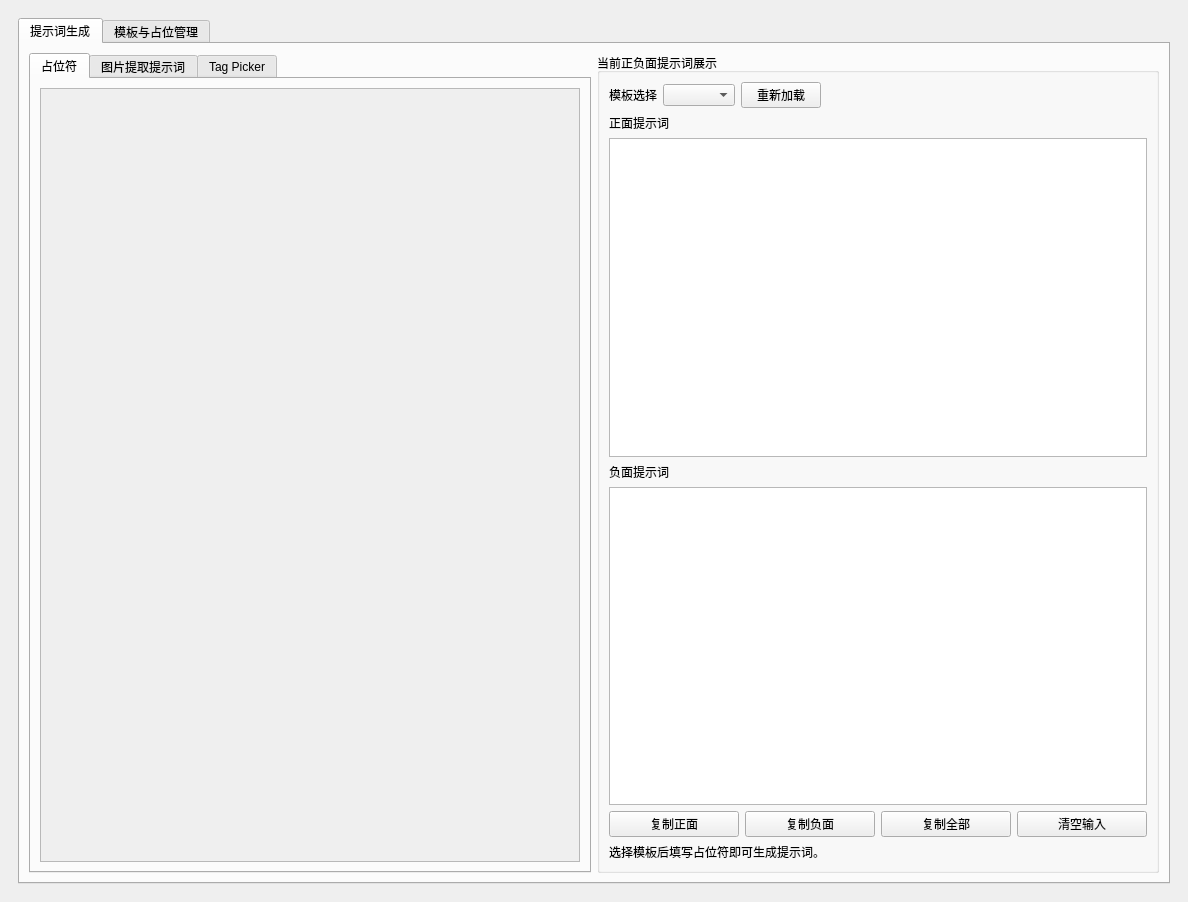
<?xml version="1.0" encoding="UTF-8"?>
<ui version="4.0">
 <class>PromptTemplateLibraryWidget</class>
 <widget class="QWidget" name="PromptTemplateLibraryWidget">
  <property name="geometry">
   <rect>
    <x>0</x>
    <y>0</y>
    <width>1188</width>
    <height>902</height>
   </rect>
  </property>
  <layout class="QVBoxLayout" name="verticalLayoutRoot">
   <property name="spacing">
    <number>6</number>
   </property>
   <property name="leftMargin">
    <number>18</number>
   </property>
   <property name="topMargin">
    <number>18</number>
   </property>
   <property name="rightMargin">
    <number>18</number>
   </property>
   <property name="bottomMargin">
    <number>18</number>
   </property>
   <item>
    <widget class="QTabWidget" name="tabTemplateLibrary">
     <property name="currentIndex">
      <number>0</number>
     </property>
     <widget class="QWidget" name="tabGenerate">
      <attribute name="title">
       <string>提示词生成</string>
      </attribute>
      <layout class="QHBoxLayout" name="horizontalLayout">
       <item>
        <widget class="QSplitter" name="splitterGenerate">
         <property name="orientation">
          <enum>Qt::Orientation::Horizontal</enum>
         </property>
         <widget class="QTabWidget" name="tabGenerateTools">
          <property name="currentIndex">
           <number>0</number>
          </property>
          <widget class="QWidget" name="tabGeneratePlaceholders">
           <attribute name="title">
            <string>占位符</string>
           </attribute>
           <layout class="QVBoxLayout" name="verticalLayoutGeneratePlaceholders">
            <item>
             <widget class="QScrollArea" name="scrollPlaceholderInputs">
              <property name="widgetResizable">
               <bool>true</bool>
              </property>
              <widget class="QWidget" name="placeholderInputContainer">
               <property name="geometry">
                <rect>
                 <x>0</x>
                 <y>0</y>
                 <width>532</width>
                 <height>748</height>
                </rect>
               </property>
               <layout class="QVBoxLayout" name="layoutPlaceholderInputs">
                <item>
                 <spacer name="spacerPlaceholderInputs">
                  <property name="orientation">
                   <enum>Qt::Orientation::Vertical</enum>
                  </property>
                  <property name="sizeHint" stdset="0">
                   <size>
                    <width>20</width>
                    <height>40</height>
                   </size>
                  </property>
                 </spacer>
                </item>
               </layout>
              </widget>
             </widget>
            </item>
           </layout>
          </widget>
          <widget class="QWidget" name="tabGenerateImagePrompt">
           <attribute name="title">
            <string>图片提取提示词</string>
           </attribute>
           <layout class="QVBoxLayout" name="verticalLayoutGenerateImagePrompt">
            <item>
             <layout class="QHBoxLayout" name="layoutGenerateImageTop">
              <item>
               <widget class="QLineEdit" name="editGenerateImagePath">
                <property name="placeholderText">
                 <string>选择图片以读取元数据并提取 Tag</string>
                </property>
               </widget>
              </item>
              <item>
               <widget class="QPushButton" name="btnChooseGenerateImage">
                <property name="text">
                 <string>选择图片</string>
                </property>
               </widget>
              </item>
              <item>
               <widget class="QPushButton" name="btnParseGenerateImage">
                <property name="text">
                 <string>解析</string>
                </property>
               </widget>
              </item>
             </layout>
            </item>
            <item>
             <layout class="QHBoxLayout" name="layoutGenerateImageControls">
              <item>
               <widget class="QCheckBox" name="chkGenerateImageTranslation">
                <property name="text">
                 <string>显示翻译</string>
                </property>
               </widget>
              </item>
              <item>
               <widget class="QPushButton" name="btnSelectAllGenerateImageTags">
                <property name="text">
                 <string>选择全部</string>
                </property>
               </widget>
              </item>
              <item>
               <widget class="QPushButton" name="btnClearGenerateImageTags">
                <property name="text">
                 <string>取消选择</string>
                </property>
               </widget>
              </item>
              <item>
               <widget class="QPushButton" name="btnAddGenerateImagePositive">
                <property name="text">
                 <string>添加到正面</string>
                </property>
               </widget>
              </item>
              <item>
               <widget class="QPushButton" name="btnAddGenerateImageNegative">
                <property name="text">
                 <string>添加到负面</string>
                </property>
               </widget>
              </item>
             </layout>
            </item>
            <item>
             <widget class="QSplitter" name="splitterGenerateImageTags">
              <property name="orientation">
               <enum>Qt::Orientation::Vertical</enum>
              </property>
              <widget class="QGroupBox" name="groupGenerateImagePositive">
               <property name="title">
                <string>正面 Tag</string>
               </property>
               <layout class="QVBoxLayout" name="verticalLayoutGenerateImagePositive">
                <item>
                 <widget class="QScrollArea" name="scrollGenerateImagePositiveTags">
                  <property name="widgetResizable">
                   <bool>true</bool>
                  </property>
                  <widget class="QWidget" name="generateImagePositiveTagsContainer">
                   <property name="geometry">
                    <rect>
                     <x>0</x>
                     <y>0</y>
                     <width>504</width>
                     <height>271</height>
                    </rect>
                   </property>
                   <layout class="QVBoxLayout" name="layoutGenerateImagePositiveTags"/>
                  </widget>
                 </widget>
                </item>
               </layout>
              </widget>
              <widget class="QGroupBox" name="groupGenerateImageNegative">
               <property name="title">
                <string>负面 Tag</string>
               </property>
               <layout class="QVBoxLayout" name="verticalLayoutGenerateImageNegative">
                <item>
                 <widget class="QScrollArea" name="scrollGenerateImageNegativeTags">
                  <property name="widgetResizable">
                   <bool>true</bool>
                  </property>
                  <widget class="QWidget" name="generateImageNegativeTagsContainer">
                   <property name="geometry">
                    <rect>
                     <x>0</x>
                     <y>0</y>
                     <width>504</width>
                     <height>270</height>
                    </rect>
                   </property>
                   <layout class="QVBoxLayout" name="layoutGenerateImageNegativeTags"/>
                  </widget>
                 </widget>
                </item>
               </layout>
              </widget>
             </widget>
            </item>
            <item>
             <widget class="QLabel" name="lblGenerateImageStatus">
              <property name="text">
               <string>选择图片后解析，选中 Tag 并添加到当前提示词。</string>
              </property>
             </widget>
            </item>
           </layout>
          </widget>
          <widget class="QWidget" name="tabGenerateTagPicker">
           <attribute name="title">
            <string>Tag Picker</string>
           </attribute>
           <layout class="QVBoxLayout" name="verticalLayoutTagPicker">
            <item>
             <layout class="QHBoxLayout" name="layoutTagPickerTop">
              <item>
               <widget class="QLineEdit" name="editTagSearch">
                <property name="placeholderText">
                 <string>搜索 Tag 或翻译，空格和下划线等价</string>
                </property>
               </widget>
              </item>
              <item>
               <widget class="QComboBox" name="comboTagScope">
                <item>
                 <property name="text">
                  <string>正面 Tag</string>
                 </property>
                </item>
                <item>
                 <property name="text">
                  <string>负面 Tag</string>
                 </property>
                </item>
                <item>
                 <property name="text">
                  <string>正面 + 负面</string>
                 </property>
                </item>
               </widget>
              </item>
              <item>
               <widget class="QPushButton" name="btnRefreshTags">
                <property name="text">
                 <string>↻</string>
                </property>
               </widget>
              </item>
              <item>
               <widget class="QPushButton" name="btnInsertTagsPositive">
                <property name="text">
                 <string>插入正面</string>
                </property>
               </widget>
              </item>
              <item>
               <widget class="QPushButton" name="btnInsertTagsNegative">
                <property name="text">
                 <string>插入负面</string>
                </property>
               </widget>
              </item>
             </layout>
            </item>
            <item>
             <widget class="QTableWidget" name="tableTagPicker">
              <property name="selectionMode">
               <enum>QAbstractItemView::SelectionMode::ExtendedSelection</enum>
              </property>
              <property name="selectionBehavior">
               <enum>QAbstractItemView::SelectionBehavior::SelectRows</enum>
              </property>
             </widget>
            </item>
            <item>
             <widget class="QLabel" name="lblTagPickerStatus">
              <property name="text">
               <string>切换到此页面后会读取用户图库缓存。</string>
              </property>
             </widget>
            </item>
           </layout>
          </widget>
         </widget>
        </widget>
       </item>
       <item>
        <widget class="QGroupBox" name="groupCurrentPrompts">
         <property name="title">
          <string>当前正负面提示词展示</string>
         </property>
         <layout class="QVBoxLayout" name="verticalLayoutCurrentPrompts">
          <item>
           <layout class="QHBoxLayout" name="layoutGenerateTop">
            <item>
             <widget class="QLabel" name="lblGenerateTemplate">
              <property name="text">
               <string>模板选择</string>
              </property>
             </widget>
            </item>
            <item>
             <widget class="QComboBox" name="comboGenerateTemplate"/>
            </item>
            <item>
             <widget class="QPushButton" name="btnReloadLibrary">
              <property name="text">
               <string>重新加载</string>
              </property>
             </widget>
            </item>
            <item>
             <spacer name="horizontalSpacer">
              <property name="orientation">
               <enum>Qt::Orientation::Horizontal</enum>
              </property>
              <property name="sizeHint" stdset="0">
               <size>
                <width>40</width>
                <height>20</height>
               </size>
              </property>
             </spacer>
            </item>
           </layout>
          </item>
          <item>
           <widget class="QLabel" name="lblGeneratedPositive">
            <property name="text">
             <string>正面提示词</string>
            </property>
           </widget>
          </item>
          <item>
           <widget class="QPlainTextEdit" name="textGeneratedPositive"/>
          </item>
          <item>
           <widget class="QLabel" name="lblGeneratedNegative">
            <property name="text">
             <string>负面提示词</string>
            </property>
           </widget>
          </item>
          <item>
           <widget class="QPlainTextEdit" name="textGeneratedNegative"/>
          </item>
          <item>
           <layout class="QHBoxLayout" name="layoutGenerateButtons">
            <item>
             <widget class="QPushButton" name="btnCopyPositive">
              <property name="text">
               <string>复制正面</string>
              </property>
             </widget>
            </item>
            <item>
             <widget class="QPushButton" name="btnCopyNegative">
              <property name="text">
               <string>复制负面</string>
              </property>
             </widget>
            </item>
            <item>
             <widget class="QPushButton" name="btnCopyAll">
              <property name="text">
               <string>复制全部</string>
              </property>
             </widget>
            </item>
            <item>
             <widget class="QPushButton" name="btnClearGenerate">
              <property name="text">
               <string>清空输入</string>
              </property>
             </widget>
            </item>
           </layout>
          </item>
          <item>
           <widget class="QLabel" name="lblGenerateStatus">
            <property name="text">
             <string>选择模板后填写占位符即可生成提示词。</string>
            </property>
           </widget>
          </item>
         </layout>
        </widget>
       </item>
      </layout>
     </widget>
     <widget class="QWidget" name="tabTemplates">
      <attribute name="title">
       <string>模板与占位管理</string>
      </attribute>
      <layout class="QHBoxLayout" name="horizontalLayoutTemplates">
       <item>
        <widget class="QSplitter" name="splitterTemplateManage">
         <property name="orientation">
          <enum>Qt::Orientation::Horizontal</enum>
         </property>
         <widget class="QWidget" name="templateListPanel">
          <layout class="QVBoxLayout" name="layoutTemplateList">
           <item>
            <widget class="QListWidget" name="listTemplates"/>
           </item>
           <item>
            <layout class="QHBoxLayout" name="layoutTemplateButtons">
             <item>
              <widget class="QPushButton" name="btnNewTemplate">
               <property name="text">
                <string>新增</string>
               </property>
              </widget>
             </item>
             <item>
              <widget class="QPushButton" name="btnDuplicateTemplate">
               <property name="text">
                <string>复制</string>
               </property>
              </widget>
             </item>
             <item>
              <widget class="QPushButton" name="btnDeleteTemplate">
               <property name="text">
                <string>删除</string>
               </property>
              </widget>
             </item>
            </layout>
           </item>
          </layout>
         </widget>
         <widget class="QGroupBox" name="groupTemplateEditor">
          <property name="title">
           <string>模板编辑</string>
          </property>
          <layout class="QVBoxLayout" name="layoutTemplateEditor">
           <item>
            <layout class="QGridLayout" name="gridLayout_2">
             <item row="1" column="1">
              <widget class="QLineEdit" name="editTemplateCategory">
               <property name="placeholderText">
                <string>分类，例如 Character / Outfit / Quality</string>
               </property>
              </widget>
             </item>
             <item row="0" column="1">
              <widget class="QLineEdit" name="editTemplateName">
               <property name="placeholderText">
                <string>模板名称</string>
               </property>
              </widget>
             </item>
             <item row="0" column="0">
              <widget class="QLabel" name="label_6">
               <property name="text">
                <string>名称</string>
               </property>
              </widget>
             </item>
             <item row="1" column="0">
              <widget class="QLabel" name="label_7">
               <property name="text">
                <string>分类</string>
               </property>
              </widget>
             </item>
            </layout>
           </item>
           <item>
            <widget class="QLabel" name="label_8">
             <property name="text">
              <string>正面提示词</string>
             </property>
            </widget>
           </item>
           <item>
            <widget class="QPlainTextEdit" name="textTemplatePositive">
             <property name="placeholderText">
              <string>正面模板，例如 masterpiece, {character}, {outfit}</string>
             </property>
            </widget>
           </item>
           <item>
            <widget class="QLabel" name="label_9">
             <property name="text">
              <string>负面提示词</string>
             </property>
            </widget>
           </item>
           <item>
            <widget class="QPlainTextEdit" name="textTemplateNegative">
             <property name="placeholderText">
              <string>负面模板，例如 low quality, {negative_extra}</string>
             </property>
            </widget>
           </item>
           <item>
            <widget class="QLabel" name="label_10">
             <property name="text">
              <string>备注</string>
             </property>
            </widget>
           </item>
           <item>
            <widget class="QPlainTextEdit" name="textTemplateNotes">
             <property name="maximumSize">
              <size>
               <width>16777215</width>
               <height>90</height>
              </size>
             </property>
             <property name="placeholderText">
              <string>备注</string>
             </property>
            </widget>
           </item>
           <item>
            <widget class="QTableWidget" name="tableTemplateDefaults">
             <column>
              <property name="text">
               <string>占位符</string>
              </property>
             </column>
             <column>
              <property name="text">
               <string>默认值</string>
              </property>
             </column>
            </widget>
           </item>
           <item>
            <widget class="QPushButton" name="btnSaveTemplate">
             <property name="text">
              <string>保存模板</string>
             </property>
            </widget>
           </item>
          </layout>
         </widget>
         <widget class="QTabWidget" name="tabTemplateManageSide">
          <property name="currentIndex">
           <number>0</number>
          </property>
          <widget class="QWidget" name="tabPlaceholderManager">
           <attribute name="title">
            <string>占位管理</string>
           </attribute>
           <layout class="QVBoxLayout" name="layoutPlaceholderManager">
            <item>
             <widget class="QTableWidget" name="tablePlaceholders">
              <column>
               <property name="text">
                <string>Name</string>
               </property>
              </column>
              <column>
               <property name="text">
                <string>Label</string>
               </property>
              </column>
              <column>
               <property name="text">
                <string>Type</string>
               </property>
              </column>
             </widget>
            </item>
            <item>
             <layout class="QGridLayout" name="gridLayout">
              <item row="1" column="1">
               <widget class="QLineEdit" name="editPlaceholderLabel">
                <property name="placeholderText">
                 <string>显示名称，例如 角色</string>
                </property>
               </widget>
              </item>
              <item row="3" column="0">
               <widget class="QLabel" name="label_4">
                <property name="text">
                 <string>默认值</string>
                </property>
               </widget>
              </item>
              <item row="1" column="0">
               <widget class="QLabel" name="label_2">
                <property name="text">
                 <string>名称</string>
                </property>
               </widget>
              </item>
              <item row="2" column="0">
               <widget class="QLabel" name="label_3">
                <property name="text">
                 <string>类型</string>
                </property>
               </widget>
              </item>
              <item row="3" column="1">
               <widget class="QLineEdit" name="editPlaceholderDefault">
                <property name="placeholderText">
                 <string>默认值</string>
                </property>
               </widget>
              </item>
              <item row="2" column="1">
               <widget class="QComboBox" name="comboPlaceholderType">
                <item>
                 <property name="text">
                  <string>文本</string>
                 </property>
                </item>
                <item>
                 <property name="text">
                  <string>单选</string>
                 </property>
                </item>
                <item>
                 <property name="text">
                  <string>多选</string>
                 </property>
                </item>
               </widget>
              </item>
              <item row="0" column="1">
               <widget class="QLineEdit" name="editPlaceholderName">
                <property name="placeholderText">
                 <string>占位符名称，例如 character</string>
                </property>
               </widget>
              </item>
              <item row="0" column="0">
               <widget class="QLabel" name="label">
                <property name="text">
                 <string>占位符</string>
                </property>
               </widget>
              </item>
              <item row="4" column="1">
               <widget class="QPlainTextEdit" name="textPlaceholderOptions">
                <property name="placeholderText">
                 <string>选项，每行一个；文本类型可留空。</string>
                </property>
               </widget>
              </item>
              <item row="4" column="0">
               <widget class="QLabel" name="label_5">
                <property name="text">
                 <string>选项</string>
                </property>
               </widget>
              </item>
             </layout>
            </item>
            <item>
             <layout class="QHBoxLayout" name="layoutPlaceholderButtons">
              <item>
               <widget class="QPushButton" name="btnNewPlaceholder">
                <property name="text">
                 <string>新增</string>
                </property>
               </widget>
              </item>
              <item>
               <widget class="QPushButton" name="btnSavePlaceholder">
                <property name="text">
                 <string>保存</string>
                </property>
               </widget>
              </item>
              <item>
               <widget class="QPushButton" name="btnDeletePlaceholder">
                <property name="text">
                 <string>删除</string>
                </property>
               </widget>
              </item>
             </layout>
            </item>
           </layout>
          </widget>
          <widget class="QWidget" name="tabTemplateImageTags">
           <attribute name="title">
            <string>图片提取提示词</string>
           </attribute>
           <layout class="QVBoxLayout" name="verticalLayout">
            <item>
             <layout class="QHBoxLayout" name="layoutTemplateImageTop">
              <item>
               <widget class="QLineEdit" name="editTemplateImagePath">
                <property name="placeholderText">
                 <string>选择或拖入图片以读取元数据 Tag</string>
                </property>
               </widget>
              </item>
              <item>
               <widget class="QPushButton" name="btnChooseTemplateImage">
                <property name="text">
                 <string>选择图片</string>
                </property>
               </widget>
              </item>
              <item>
               <widget class="QPushButton" name="btnParseTemplateImage">
                <property name="text">
                 <string>解析</string>
                </property>
               </widget>
              </item>
             </layout>
            </item>
            <item>
             <layout class="QHBoxLayout" name="layoutTemplateImageControls">
              <item>
               <widget class="QCheckBox" name="chkTemplateImageTranslation">
                <property name="text">
                 <string>显示翻译</string>
                </property>
                <property name="checked">
                 <bool>true</bool>
                </property>
               </widget>
              </item>
              <item>
               <widget class="QPushButton" name="btnSelectAllTemplateImageTags">
                <property name="text">
                 <string>选择全部</string>
                </property>
               </widget>
              </item>
              <item>
               <widget class="QPushButton" name="btnClearTemplateImageTags">
                <property name="text">
                 <string>取消选择</string>
                </property>
               </widget>
              </item>
              <item>
               <widget class="QPushButton" name="btnAddTemplateImagePositive">
                <property name="text">
                 <string>添加正面到模板</string>
                </property>
               </widget>
              </item>
              <item>
               <widget class="QPushButton" name="btnAddTemplateImageNegative">
                <property name="text">
                 <string>添加负面到模板</string>
                </property>
               </widget>
              </item>
             </layout>
            </item>
            <item>
             <widget class="QGroupBox" name="groupTemplateImagePositive">
              <property name="title">
               <string>正面 Tag</string>
              </property>
              <layout class="QVBoxLayout" name="layoutTemplateImagePositive">
               <item>
                <widget class="QScrollArea" name="scrollTemplateImagePositiveTags">
                 <property name="widgetResizable">
                  <bool>true</bool>
                 </property>
                 <widget class="QWidget" name="templateImagePositiveTagsContainer">
                  <property name="geometry">
                   <rect>
                    <x>0</x>
                    <y>0</y>
                    <width>504</width>
                    <height>270</height>
                   </rect>
                  </property>
                  <layout class="QVBoxLayout" name="layoutTemplateImagePositiveTags"/>
                 </widget>
                </widget>
               </item>
              </layout>
             </widget>
            </item>
            <item>
             <widget class="QGroupBox" name="groupTemplateImageNegative">
              <property name="title">
               <string>负面 Tag</string>
              </property>
              <layout class="QVBoxLayout" name="layoutTemplateImageNegative">
               <item>
                <widget class="QScrollArea" name="scrollTemplateImageNegativeTags">
                 <property name="widgetResizable">
                  <bool>true</bool>
                 </property>
                 <widget class="QWidget" name="templateImageNegativeTagsContainer">
                  <property name="geometry">
                   <rect>
                    <x>0</x>
                    <y>0</y>
                    <width>504</width>
                    <height>269</height>
                   </rect>
                  </property>
                  <layout class="QVBoxLayout" name="layoutTemplateImageNegativeTags"/>
                 </widget>
                </widget>
               </item>
              </layout>
             </widget>
            </item>
            <item>
             <widget class="QLabel" name="lblTemplateImageStatus">
              <property name="text">
               <string>选择图片后解析，选中 Tag 并添加到当前模板。</string>
              </property>
             </widget>
            </item>
           </layout>
          </widget>
          <widget class="QWidget" name="tabTemplateTagPicker">
           <attribute name="title">
            <string>Tag Picker</string>
           </attribute>
           <layout class="QVBoxLayout" name="verticalLayout_2">
            <item>
             <layout class="QHBoxLayout" name="horizontalLayout_2">
              <item>
               <widget class="QLineEdit" name="editTemplateTagSearch">
                <property name="placeholderText">
                 <string>搜索 Tag 或翻译，空格和下划线等价</string>
                </property>
               </widget>
              </item>
              <item>
               <widget class="QComboBox" name="comboTemplateTagScope">
                <item>
                 <property name="text">
                  <string>正面 Tag</string>
                 </property>
                </item>
                <item>
                 <property name="text">
                  <string>负面 Tag</string>
                 </property>
                </item>
                <item>
                 <property name="text">
                  <string>正面 + 负面</string>
                 </property>
                </item>
               </widget>
              </item>
              <item>
               <widget class="QPushButton" name="btnRefreshTemplateTags">
                <property name="text">
                 <string>↻</string>
                </property>
               </widget>
              </item>
              <item>
               <widget class="QPushButton" name="btnInsertTemplateTagsPositive">
                <property name="text">
                 <string>插入正面</string>
                </property>
               </widget>
              </item>
              <item>
               <widget class="QPushButton" name="btnInsertTemplateTagsNegative">
                <property name="text">
                 <string>插入负面</string>
                </property>
               </widget>
              </item>
             </layout>
            </item>
            <item>
             <widget class="QTableWidget" name="tableTemplateTagPicker"/>
            </item>
            <item>
             <widget class="QLabel" name="lblTemplateTagPickerStatus">
              <property name="text">
               <string>切换到此页面后会读取用户图库缓存。</string>
              </property>
             </widget>
            </item>
           </layout>
          </widget>
         </widget>
        </widget>
       </item>
      </layout>
     </widget>
    </widget>
   </item>
  </layout>
 </widget>
 <resources/>
 <connections/>
</ui>
